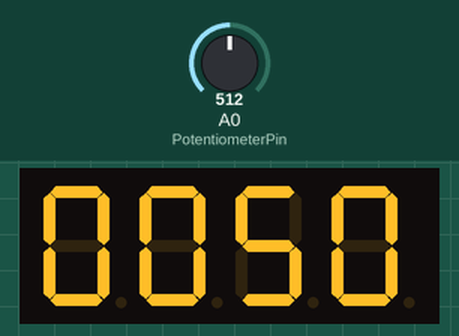
Simulated run of this sketch. Board: Arduino Uno, built with avr-gcc and run on an emulated ATmega328P. Shown: 4-digit seven-segment display. The test bench sets the inputs (shaded band); at power-on: A0 (PotentiometerPin) = 512.

Above: at 1.2 s.
1.3 s: A0 (PotentiometerPin) set to 716
At 2.5 s:
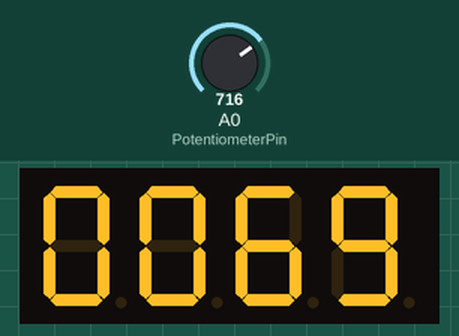
2.8 s: A0 (PotentiometerPin) set to 900
At 4.1 s:
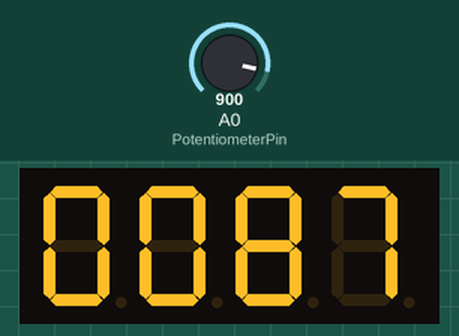
4.4 s: A0 (PotentiometerPin) set to 1023
At 5.9 s:
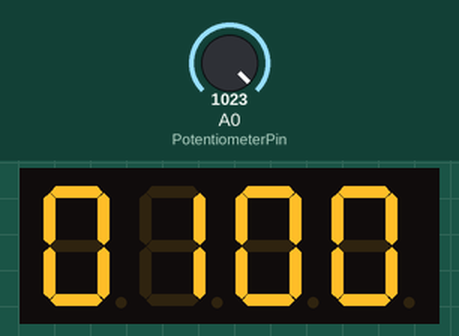
Timing chart, 0 to 7.4 s (numbered marks = the images above; inputs shaded):
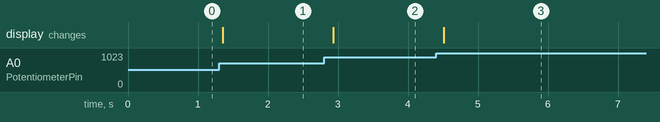

The sketch:

Potentiometer_with_7_Segment_Display.ino
```cpp
/*
 * Potentiometer_with_7_Segment_Display.ino
 *
 * https://www.browndoggadgets.com/
 *
 * https://github.com/avishorp/TM1637
 *
 */


#include <Arduino.h>
#include <TM1637Display.h>

// set variable name for an analog input pin
int PotentiometerPin = A0;

// set variable name to hold the input value
int PotentiometerValue;

// set variable name to hold the adjusted value
int PotentiometerValueMapped;

// set two variables for the 7 segment display
#define CLK 5   // connect CLK to pin 5 on the Robotics Board
#define DIO 6   // connect DIO to pin 6 on the Robotics Board

// set a variable to hold the count
int count = 0;

// set a variable to check if the button is up and not pressed
boolean buttonUp = false;

// set up a display object
TM1637Display display(CLK, DIO);


// the setup runs once at the beginning of the sketch
void setup() {

  // set the display brightness
  display.setBrightness(0x0f);

}


// the loop runs forever after the setup is complete
void loop() {

  // by default the analog pins are set as input
  // so we don't need to specify that in setup

  // assign the value of input using analogRead on the pin
  PotentiometerValue = analogRead(PotentiometerPin);

  // use the map function to set scale of 0-1023 to scale of 0-100
  PotentiometerValueMapped = map(PotentiometerValue, 0, 1023, 0, 100);

  // show number on display
  display.showNumberDec(PotentiometerValueMapped, true);

  // stabilize display by reducing flicker
  delay(100);

}
```

Measured:
- after the input at 1.3 s, the display: changes after 0.06 s (image 1)
- after the input at 2.8 s, the display: changes after 0.13 s (image 2)
- after the input at 4.4 s, the display: changes after 0.11 s (image 3)
